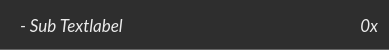
<?xml version="1.0" encoding="UTF-8"?>
<ui version="4.0">
 <class>DatasetSubEntry</class>
 <widget class="QWidget" name="DatasetSubEntry">
  <property name="geometry">
   <rect>
    <x>0</x>
    <y>0</y>
    <width>389</width>
    <height>50</height>
   </rect>
  </property>
  <property name="minimumSize">
   <size>
    <width>0</width>
    <height>50</height>
   </size>
  </property>
  <property name="maximumSize">
   <size>
    <width>16777215</width>
    <height>50</height>
   </size>
  </property>
  <property name="cursor">
   <cursorShape>PointingHandCursor</cursorShape>
  </property>
  <property name="windowTitle">
   <string>Form</string>
  </property>
  <property name="styleSheet">
   <string notr="true">QWidget {
	background-color: #2e2e2e;
	border-bottom: 1px solid #666666;
	border-radius: 0px;
}

QWidget:hover {
	background-color: #131313;
}</string>
  </property>
  <layout class="QHBoxLayout" name="horizontalLayout">
   <property name="leftMargin">
    <number>20</number>
   </property>
   <item>
    <widget class="QLabel" name="label_name">
     <property name="font">
      <font>
       <family>Lato</family>
       <pointsize>13</pointsize>
       <italic>true</italic>
       <fontweight>Light</fontweight>
      </font>
     </property>
     <property name="cursor">
      <cursorShape>PointingHandCursor</cursorShape>
     </property>
     <property name="styleSheet">
      <string notr="true">border: None;
color: #ebebeb;
background-color: transparent;</string>
     </property>
     <property name="text">
      <string>- Sub Textlabel</string>
     </property>
    </widget>
   </item>
   <item>
    <widget class="QLabel" name="label_peak_counter">
     <property name="enabled">
      <bool>true</bool>
     </property>
     <property name="maximumSize">
      <size>
       <width>55</width>
       <height>16777215</height>
      </size>
     </property>
     <property name="font">
      <font>
       <family>Lato</family>
       <pointsize>13</pointsize>
       <italic>true</italic>
       <fontweight>Light</fontweight>
      </font>
     </property>
     <property name="cursor">
      <cursorShape>PointingHandCursor</cursorShape>
     </property>
     <property name="styleSheet">
      <string notr="true">border: None;
color: #ebebeb;
background-color: transparent;</string>
     </property>
     <property name="text">
      <string>0x</string>
     </property>
     <property name="alignment">
      <set>Qt::AlignmentFlag::AlignRight|Qt::AlignmentFlag::AlignTrailing|Qt::AlignmentFlag::AlignVCenter</set>
     </property>
    </widget>
   </item>
  </layout>
 </widget>
 <resources/>
 <connections/>
</ui>
